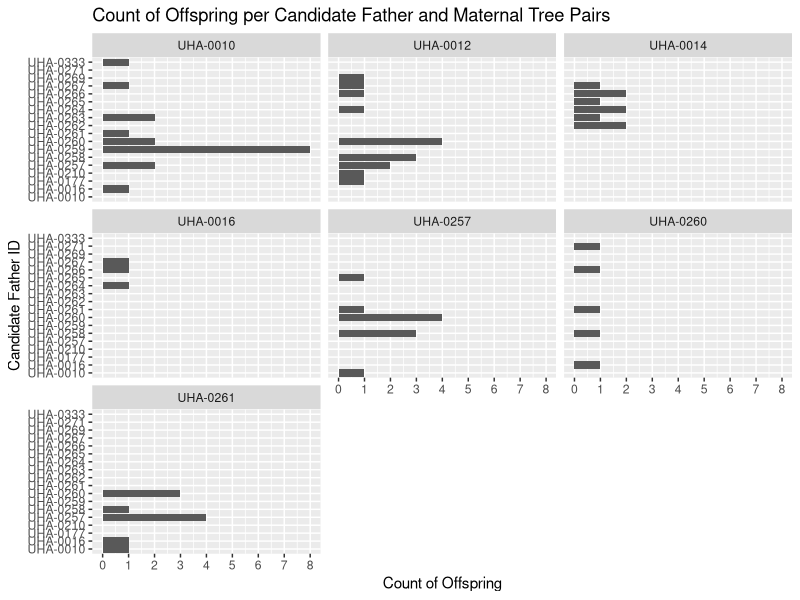
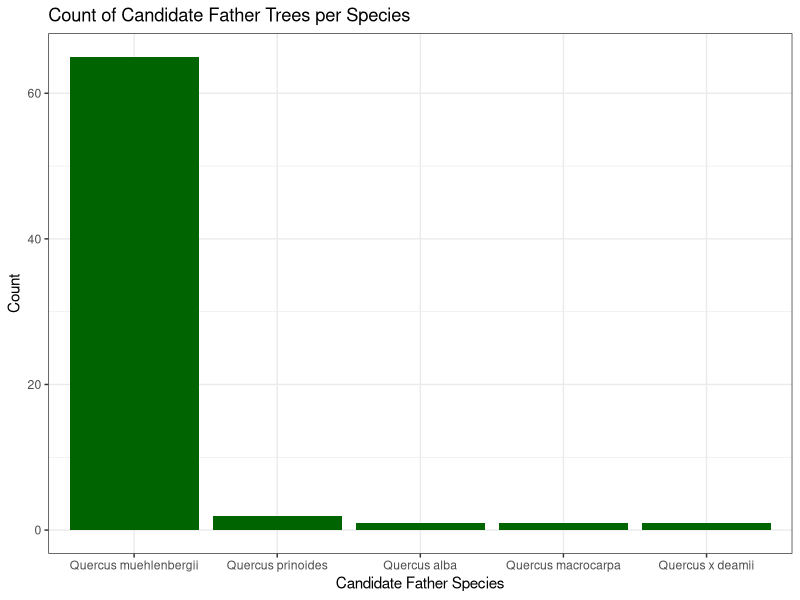
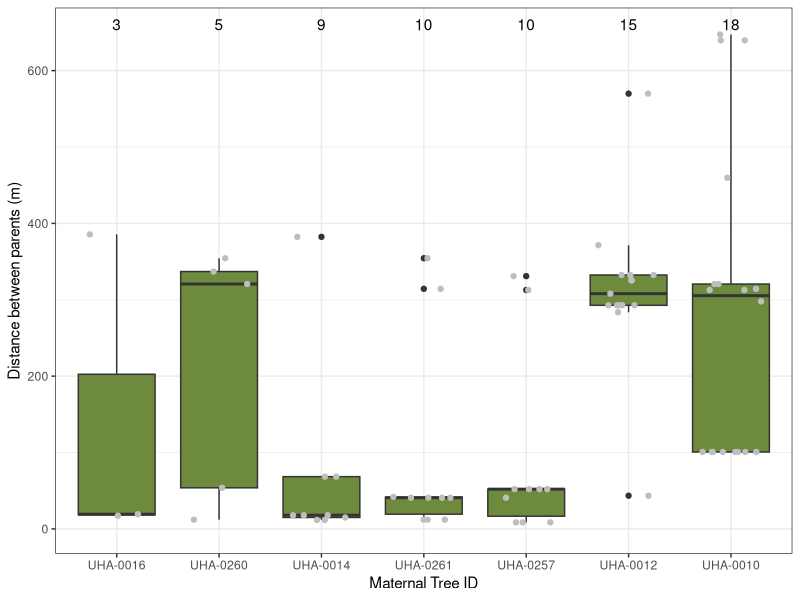
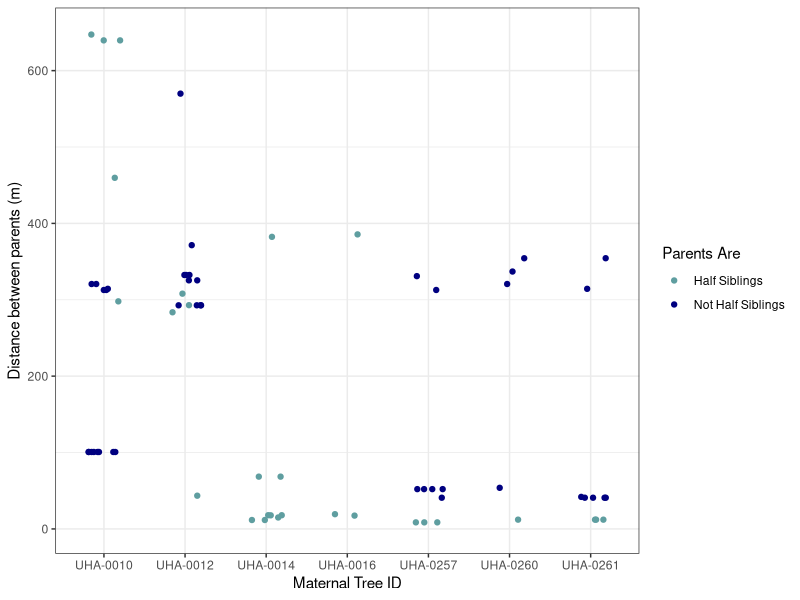
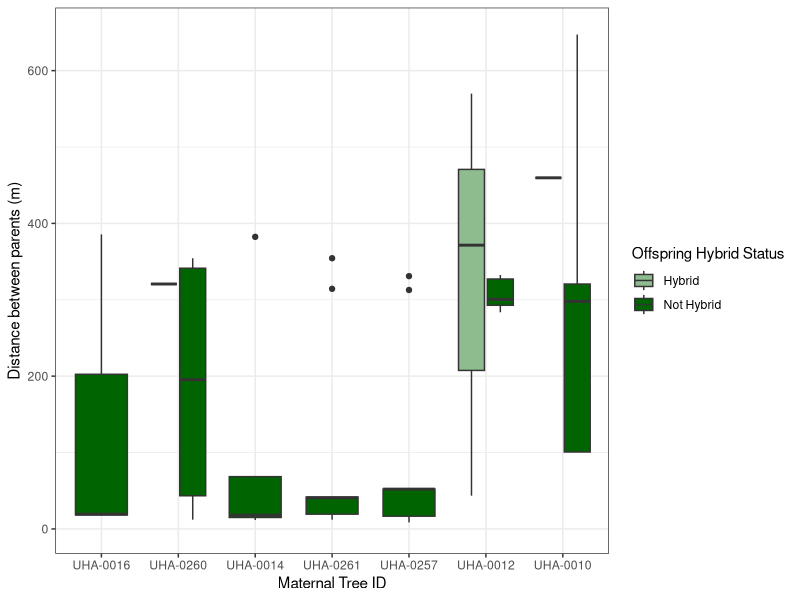

Generate these figures, in order, with R:
###This script creates barplots of the plots presented in the manuscript
##This code was developed and tested by Mikaely Evans in 2023 


#####################
#     Libraries     #
#####################

library(tidyverse)
library(ggplot2)

###########################
#     Load Data Files     #
###########################

#load full parentage file
full_parentage <- read_csv("Data_Files/CSV_Files/UHA_full_parentage.csv")

###########################
#     Visualizations      #
###########################

#plot bar graphs of the offspring count for each mother and which individual is the father
full_parentage %>%
  drop_na(`Candidate_father_ID`) %>%
  ggplot() +
  geom_bar(aes(y = `Candidate_father_ID`)) +
  facet_wrap(~`Mother_ID`) + 
  scale_x_continuous(n.breaks = 9) +
  labs(title = "Count of Offspring per Candidate Father and Maternal Tree Pairs", 
       y = "Candidate Father ID", x = "Count of Offspring")


mf_boxplot <- full_parentage %>%
  group_by(c(`Mother_ID`)) %>% # Grouped by mother ID for analysis across maternal tree
  filter(!is.na(`Candidate_father_ID`)) %>%
  ggplot(aes(x = fct_rev(fct_infreq(`Mother_ID`)), y = distance_between_parents)) +  #This is making me think that I actually grouped it by count of occurrences lowest to highest instead of highest average distance between parents. As we discussed with Sean, the order is not that important.
  expand_limits(y = c(0, 650)) +  # set limits for graph
  #theme_minimal() +  # set theme
  theme_bw() +  # set theme
  geom_boxplot(fill="darkolivegreen4") +
  geom_jitter(color = "grey", fill = "black", width = 0.3) +
  geom_text(data = . %>% count(`Mother_ID`), aes(label = n, y = 645), vjust = -0.5) + 
  xlab("Maternal Tree ID") + ylab("Distance between parents (m)")

#boxplot of the mothers and fathers 
png("Results/mothers_fathers.png", res = 600,
    width = 3500, height = 3500)

mf_boxplot

dev.off()

#create a column for the renamed cases for half siblings
full_parentage <- full_parentage %>%
  mutate(`Parents Are` = case_when(Half_Sibs == FALSE ~ "Not Half Siblings",
                     TRUE ~ "Half Siblings")
  )

#graph of half-sibling matings group by maternal ID
png("Results/half_sibs_jitter.png", res = 600,
    width = 5000, height = 3500)
full_parentage %>%
  group_by(`Parents Are`) %>%  # group by half siblings to compare the status
  filter(!is.na(`Candidate_father_ID`)) %>%
  filter(!is.na(`Parents Are`)) %>%
  ggplot(aes(x = Mother_ID, y = distance_between_parents, color = `Parents Are`)) +  
  geom_jitter(width = 0.2) +
  expand_limits(y = c(0, 650)) +  # set limits for graph
  scale_color_manual(values = c("cadetblue", "navy")) +
  xlab("Maternal Tree ID") + ylab("Distance between parents (m)") +
  theme_bw()
dev.off()

#organize data frame for hybrid status
full_parentage <- full_parentage %>%
  mutate(`Offspring Hybrid Status` = case_when(Hybrid_Status == FALSE ~ "Not Hybrid",
                                   TRUE ~ "Hybrid"))

#barplot of the percentage of hybrids 
png("Results/hybrid_offpring.png", res = 600,
    width = 5000, height = 3500)
ggplot(data = full_parentage, aes(x = fct_rev(fct_infreq(Mother_ID)), 
                                    y = distance_between_parents, 
                                  fill = `Offspring Hybrid Status`)) +  
  geom_boxplot() +
  scale_fill_manual(values = c("darkseagreen", "darkgreen")) +
  expand_limits(y = c(0, 650)) +  # set limits for graph
  xlab("Maternal Tree ID") + ylab("Distance between parents (m)") +
  theme_bw() 
dev.off()

#table to present the candidate fathers 
species_count <- as.data.frame(table(full_parentage$Candidate_Father_Species))
names(species_count) <- c("Species", "Count")
species_count$Species <- factor(species_count$Species, 
                                levels=species_count$Species[order(-species_count$Count)])
#now plot species count table
species_count %>%
  ggplot(aes(x = Species, y=Count))+
  geom_bar(stat = "identity", fill = "darkgreen") + 
  labs(title="Count of Candidate Father Trees per Species", 
       x="Candidate Father Species") +
  theme_bw()
